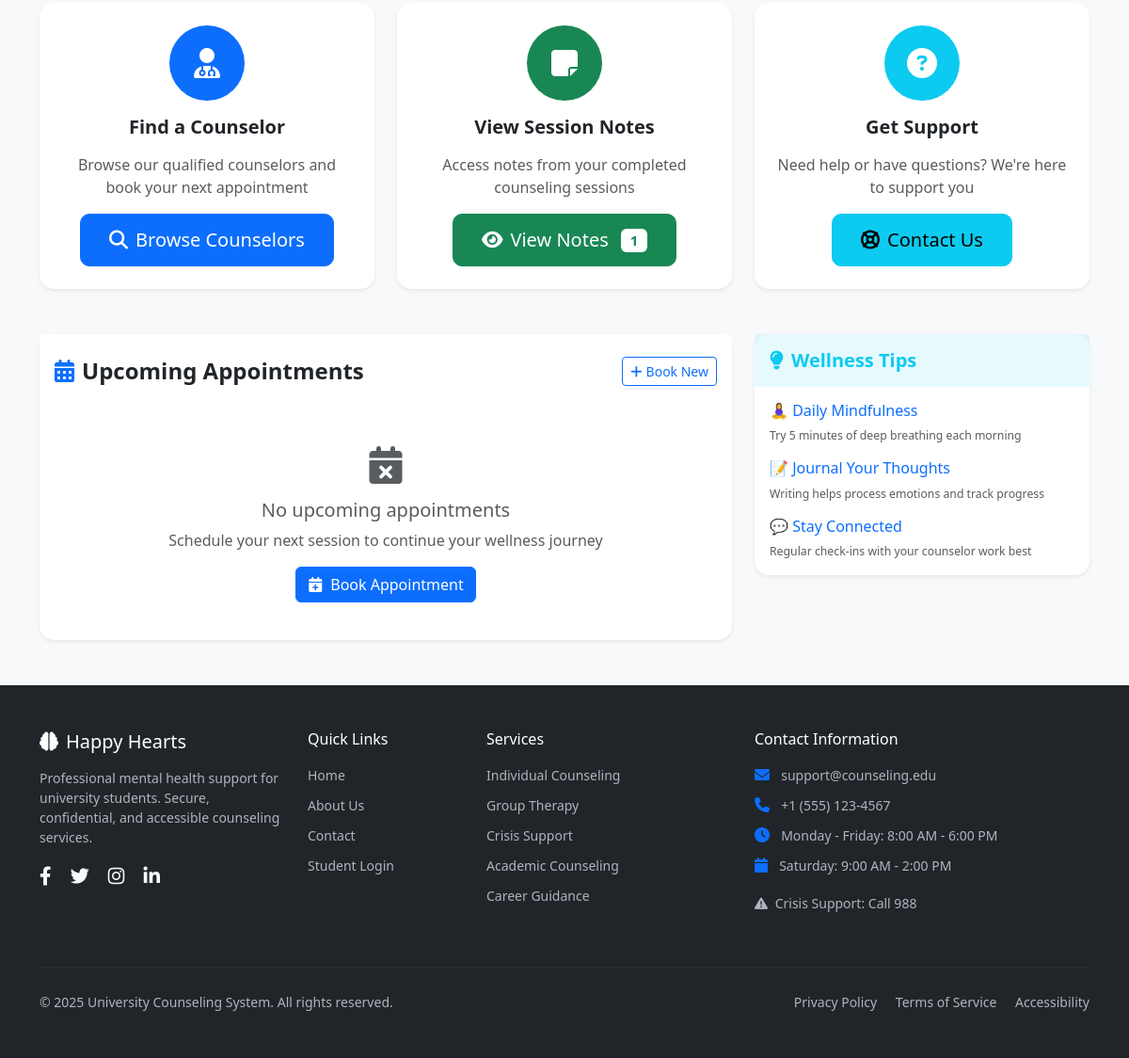
The app's page /student/dashboard.php (signed in, lower part), older data.
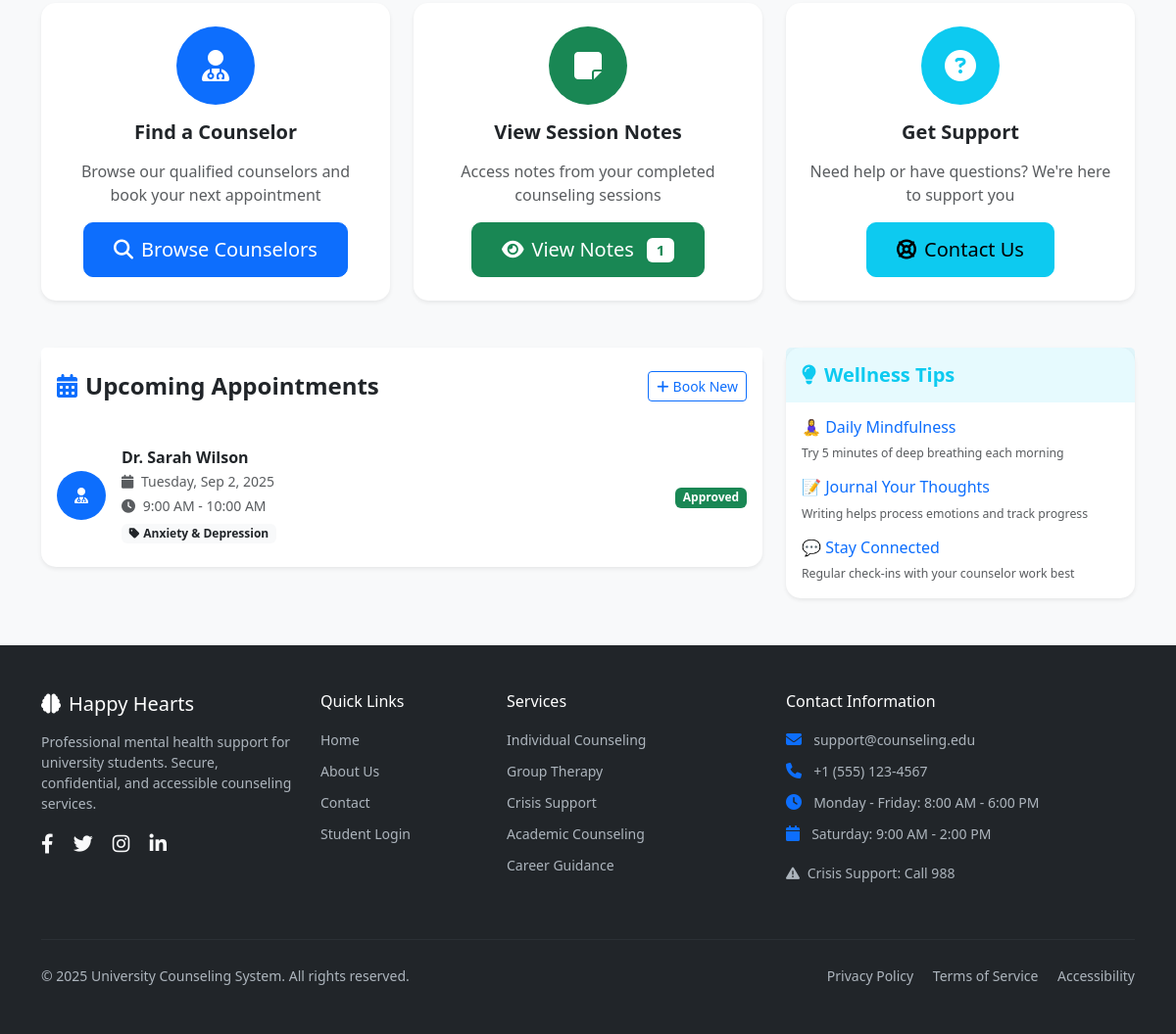
The same page, newer data.
### tables this page shows
CREATE TABLE appointments (
  id BIGINT AUTO_INCREMENT PRIMARY KEY,
  student_id BIGINT NOT NULL,
  counselor_id BIGINT NOT NULL,
  start_time DATETIME NOT NULL,
  end_time DATETIME NOT NULL,
  status ENUM('PENDING','APPROVED','DECLINED','CANCELLED','COMPLETED') DEFAULT 'PENDING',
  message TEXT,
  created_at TIMESTAMP DEFAULT CURRENT_TIMESTAMP,
  FOREIGN KEY (student_id) REFERENCES users(id),
  FOREIGN KEY (counselor_id) REFERENCES users(id),
  INDEX(counselor_id, start_time),
  INDEX(student_id, start_time)
);

CREATE TABLE users (
  id BIGINT AUTO_INCREMENT PRIMARY KEY,
  role ENUM('STUDENT','COUNSELOR','ADMIN') NOT NULL,
  name VARCHAR(150) NOT NULL,
  email VARCHAR(150) UNIQUE NOT NULL,
  password_hash VARCHAR(255) NOT NULL,
  phone VARCHAR(20),
  created_at TIMESTAMP DEFAULT CURRENT_TIMESTAMP
);

CREATE TABLE counselor_profiles (
  user_id BIGINT PRIMARY KEY,
  specialty VARCHAR(150),
  meeting_mode ENUM('IN_PERSON','VIDEO','PHONE'),
  bio TEXT,
  location VARCHAR(150),
  FOREIGN KEY (user_id) REFERENCES users(id) ON DELETE CASCADE
);

### student/dashboard.php (the view, shortened to what the changed rows need)
<?php
require_once '../config/db.php';
$stmt = $pdo->prepare("
    SELECT a.*, u.name as counselor_name, cp.specialty, cp.meeting_mode, cp.location
    FROM appointments a
    JOIN users u ON a.counselor_id = u.id
    LEFT JOIN counselor_profiles cp ON u.id = cp.user_id
    WHERE a.student_id = ? AND a.status IN ('PENDING', 'APPROVED')
    AND a.start_time >= NOW()
    ORDER BY a.start_time ASC
    LIMIT 3
");
$stmt->execute([$_SESSION['user_id']]);
$upcoming_appointments = $stmt->fetchAll();
?>
<!DOCTYPE html>
<html lang="en">
<head>
    <link href="https://cdn.jsdelivr.net/npm/bootstrap@5.3.0/dist/css/bootstrap.min.css" rel="stylesheet">
    <link href="https://cdnjs.cloudflare.com/ajax/libs/font-awesome/6.4.0/css/all.min.css" rel="stylesheet">
    <link href="../assets/css/app.css" rel="stylesheet">
</head>
<body class="bg-light">
    <div class="container py-5">
        <div class="row g-4">
            <div class="col-lg-8">
                <div class="card border-0 shadow-sm">
                    <div class="card-body">
                        <?php if (empty($upcoming_appointments)): ?>
                            <div class="text-center py-4">
                                <i class="fas fa-calendar-times text-muted fs-1 mb-3"></i>
                                <h5 class="text-muted">No upcoming appointments</h5>
                                <p class="text-muted mb-3">Schedule your next session to continue your wellness journey</p>
                                <a href="find_counselor.php" class="btn btn-primary">
                                    <i class="fas fa-calendar-plus me-2"></i>Book Appointment
                                </a>
                            </div>
                        <?php else: ?>
                            <div class="list-group list-group-flush">
                                <?php foreach ($upcoming_appointments as $appointment): ?>
                                    <div class="list-group-item border-0 px-0">
                                        <div class="d-flex align-items-center">
                                            <div class="me-3">
                                                <div class="bg-primary text-white rounded-circle d-flex align-items-center justify-content-center" style="width: 50px; height: 50px;">
                                                    <i class="fas fa-user-md"></i>
                                                </div>
                                            </div>
                                            <div class="flex-grow-1">
                                                <h6 class="mb-1 fw-bold"><?= htmlspecialchars($appointment['counselor_name']) ?></h6>
                                                <p class="mb-1 text-muted small">
                                                    <i class="fas fa-calendar me-1"></i>
                                                    <?= date('l, M j, Y', strtotime($appointment['start_time'])) ?>
                                                </p>
                                                <p class="mb-1 text-muted small">
                                                    <i class="fas fa-clock me-1"></i>
                                                    <?= date('g:i A', strtotime($appointment['start_time'])) ?> -
                                                    <?= date('g:i A', strtotime($appointment['end_time'])) ?>
                                                </p>
                                                <?php if ($appointment['specialty']): ?>
                                                    <span class="badge bg-light text-dark">
                                                        <i class="fas fa-tag me-1"></i><?= htmlspecialchars($appointment['specialty']) ?>
                                                    </span>
                                                <?php endif; ?>
                                            </div>
                                            <div class="text-end">
                                                <span class="badge <?= $appointment['status'] === 'APPROVED' ? 'bg-success' : 'bg-warning' ?>">
                                                    <?= ucfirst(strtolower($appointment['status'])) ?>
                                                </span>
                                            </div>
                                        </div>
                                    </div>
                                <?php endforeach; ?>
                            </div>
                        <?php endif; ?>
                    </div>
                </div>
            </div>
        </div>
    </div>
</body>
</html>

Row changes from the older to the newer data that the page shows:
now on this page (row edited): appointments: counselor.name "Dr. Sarah Wilson", start_time "Tuesday, Sep 2, 2025", start_time "9:00 AM", end_time "10:00 AM", counselor_profiles.specialty "Anxiety & Depression", status "Approved"
Text that changed along with them:
text no longer shown: "No upcoming appointments Schedule your next session to continue your wellness journey Book Appointment"
